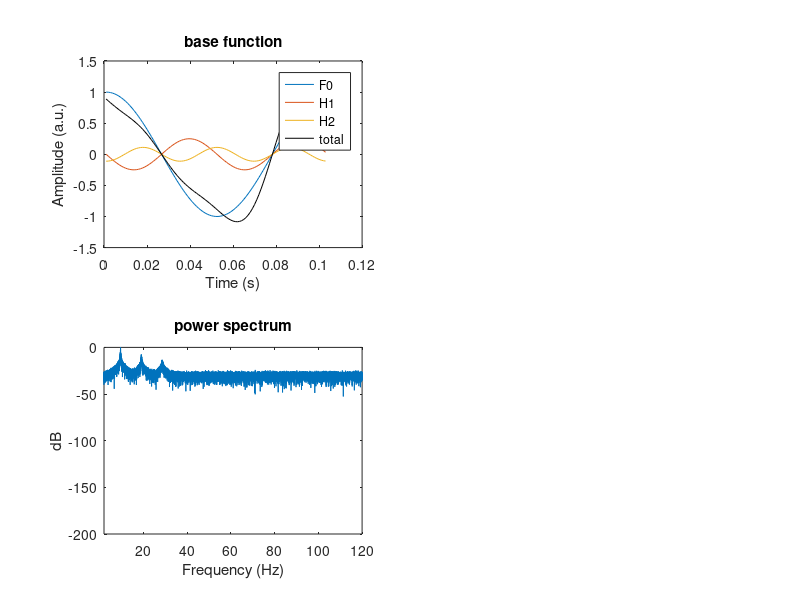

MATLAB code for this plot: (Note: this script raises an error after producing the figure.)
%% Figure 4A
% Simulated data with spurious phase-amplitude coupling using 3 harmonics
% adding frequency fluctuations with phase = (j-1) * pi/2
%
% Lozano-Soldevilla, D., ter Huurne, N., and Oostenveld, R. (2016).
% Neuronal Oscillations with Non-sinusoidal Morphology Produce Spurious
% Phase-to-Amplitude Coupling and Directionality. Front. Comput. Neurosci.
% 10.
% 
% The code below uses the following wave equation to generate a low
% frequency signal with harmonics:
%
% signal = (1/j^2)*cos(j*f*2*pi*t + (j-1) * phi;
%
% where j index the n-harmonic of frequency f weighted a specific phase
% phi. (j-1) * phi determines the wave morphology:
%   - phi of (j-1) * pi/2 over the sum of  j-th harmonics generates a
%   left-sided sawtooth wave 
%   - phi of (j-1) * 3*pi/2 over the sum of j-th generates a 
%   right-sided sawtooth wave
%   - phi of (j-1) * 2*pi over the sum of j-th generates an
%   amplitude asymmetric waveform
%
% The simulations below used the fundamental and the firsts two harmonics
% (i.e. j = 3)
%
% The normalization factor 1/j^2 gives more weight the lower frequencies
% yielding the harmonic time series more curved shape that decrease the
% spurious cross-frequency spurious coupling due to sharp edge artifacts
% (Kramer et al 2008 J Neurosci Methods).
%
% For more details on harmonic wave generation see sections 3.3 and 3.4 in
% Maccarone, T. J. (2013). The biphase explained: understanding the
% asymmetries in coupled Fourier components of astronomical time series.
% Monthly Notices of the Royal Astronomical Society, 435(4), 3547-3558.
% doi: 10.1093/mnras/stt1546
%

dt = 0.001;
fsample = 1/dt;
t0 = 0.1;
s=[];

for i = 1:1730;
  
  f = 1/(t0+rand()*0.01); % create low frequency signal with period fluctuation 
  t = 0:dt:1/f-dt;
   
  tmp=zeros(1,size(t,2));
  har=[];
  for j=1:3;
    har(j,:) = ((1/j^2)*cos(j*f*2*pi*t + (j-1) * pi/2));% Maccarone 2013 MNRAS equation, see formula 10 in Lozano-Soldevilla et al., 2016
    tmp = tmp + har(j,:);
  end
  s = [s tmp];
end

t1 = (1:size(har,2))./fsample;
figure;
subplot(221);plot(t1,har');xlim([0 0.1]);hold all;
subplot(221);plot(t1,sum(har,1)','Color','k');xlim([0 0.1]);
legend('F0','H1','H2','total');
title('base function');
xlabel('Time (s)');
ylabel('Amplitude (a.u.)');
xlim([0 0.12]);

N = length(s);
t = (1:N)./fsample;
s = s + 0.1*randn(1,N); % add noise to the signal

% compute spectral power of the signal
df = 1.0 / (N*dt);
faxis = (0:N/2)*df;
pow = abs(fft(s.*hann(N)'-mean(s.*hann(N)')));
pow = pow(1:N/2+1);
pow = 10.0*log10(pow / max(pow));

subplot(223);plot(faxis,pow);xlim([2 120]);
title('power spectrum');
xlabel('Frequency (Hz)');
ylabel('dB');


%% create FieldTrip raw structure
data = [];
data.label{1}   = 'hp';
data.fsample    = fsample;
data.trial{1}   = s; clear s;
data.time{1}    = (1:size(data.trial{1},2))./data.fsample;
data.trialinfo  = [1];

cfg         = [];
cfg.length  = 2;
cfg.overlap = 0.5;
dataw = ft_redefinetrial(cfg,data); % cut data into epochs


%%
fy = 5:1:120;
fx = [0 30];
width = 5;
pad = 2;
freq = cfcoh(dataw,fy,fx,width,pad);

figure;
subplot(121);
imagesc(freq.fx,freq.fy,freq.COH,[0 1]);
title('Coherence');colorbar;axis xy;
set(gcf, 'Renderer', 'painters');
xlabel('Frequency phase (Hz)');
ylabel('Frequency amplitude (Hz)');

%%
fwidth = 4;
jack   = 1;
fx     = freq.fx(6:55);
psi    = cfd(freq,fx,fwidth,jack);

figure;
subplot(121);
imagesc(psi.time,psi.freq,squeeze(psi.PS./psi.PSstd),[-2.5 2.5]);
title('CFD');colorbar;axis xy;colormap('bluewhitered');
set(gcf, 'Renderer', 'painters');
xlabel('Frequency phase (Hz)');
ylabel('Frequency amplitude (Hz)');

%% bicoherence  
fy = 5:1:120;
fx = [5 30];
pad = 2;
bic2 = bicoh(dataw,fy,fx,pad);

figure;
subplot(121);imagesc(bic2.fx, bic2.fy, squeeze(bic2.powspctrm),[0 1]);
xlim([5 30]);
title('Bicoherence');colorbar;axis xy;
xlabel('Frequency (Hz)');
ylabel('Frequency (Hz)');
set(gcf, 'Renderer', 'painters');

